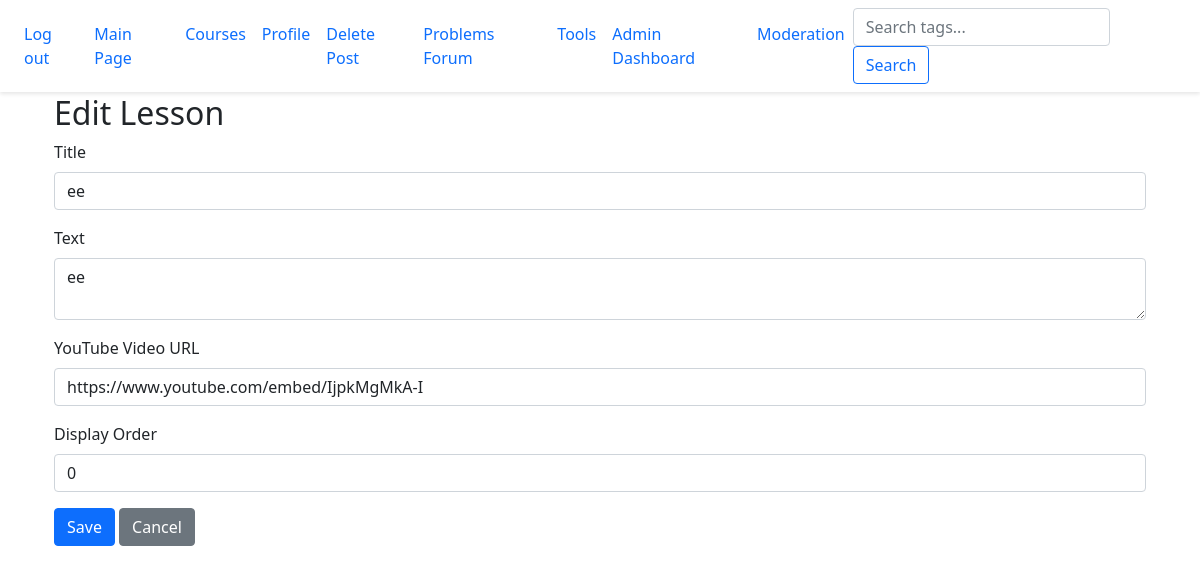
Before: /admin/edit_lesson/2 (signed in) with the older database file.
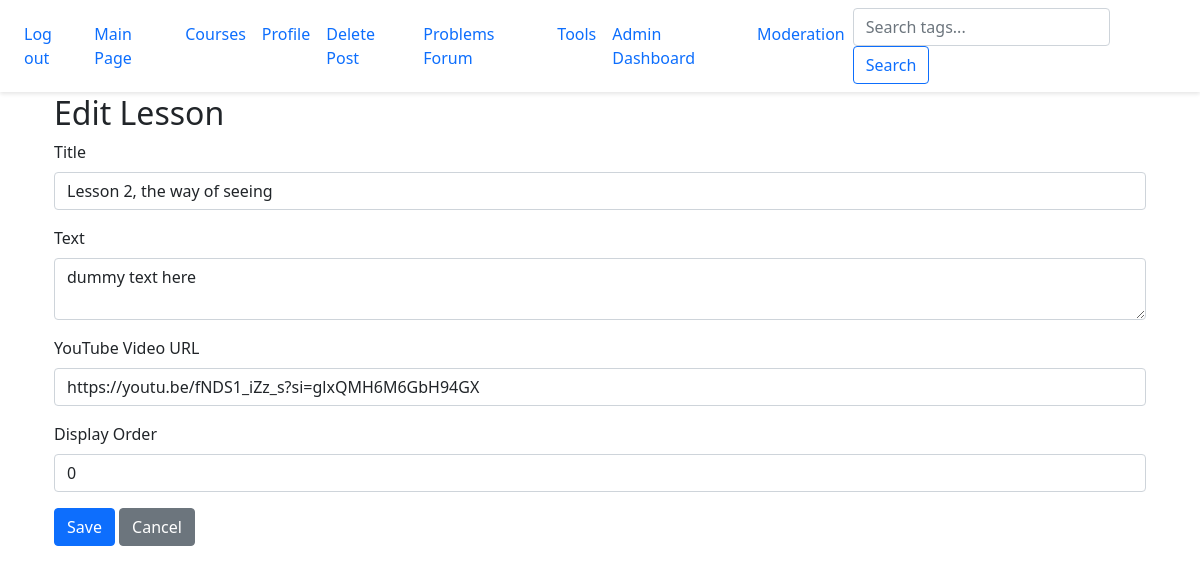
After: the same page with the newer database file.
### website/models.py (models this page shows)
class CourseContent(db.Model):
    id = db.Column(db.Integer, primary_key=True)
    course_id = db.Column(db.Integer, db.ForeignKey('course.id'), nullable=False)
    title = db.Column(db.String(100), nullable=False)
    text = db.Column(db.Text)  # description, notes, etc.
    video_url = db.Column(db.String(300))  # YouTube video link
    order = db.Column(db.Integer)  # order the contents like Lesson 1, Lesson 2...
    course = db.relationship('Course', backref=db.backref('contents', lazy=True, cascade="all, delete"))

### website/admin.py (the view, shortened to what this page needs)
@admin.route('/edit_lesson/<int:lesson_id>', methods=['GET', 'POST'])
@login_required
@admin_required
def edit_lesson(lesson_id):
    lesson = CourseContent.query.get_or_404(lesson_id)
    return render_template('admin/edit_lesson.html', lesson=lesson)

### website/__init__.py (called while the page is built)
def create_app():
    app = Flask(__name__)
    app.config['SECRET_KEY'] = 'touplis' #secret key for dev only
    app.config['SQLALCHEMY_DATABASE_URI'] = f'sqlite:///{DB_NAME}'
    db.init_app(app)
    migrate.init_app(app, db)
    from .views import views
    from .auth import auth
    from .admin import admin
    app.register_blueprint(views, url_prefix='/')
    app.register_blueprint(auth, url_prefix='/')
    app.register_blueprint(admin)
    from .models import User, Posts, Course
    login_manager = LoginManager()
    login_manager.login_view = 'auth.login'
    login_manager.init_app(app)
    @login_manager.user_loader
    def load_user(id):
        return User.query.get(int(id))
    @app.context_processor
    def inject_user():
        return dict(user=current_user)
    create_database(app)
    return app

### website/admin.py (called while the page is built)
def admin_required(f):
    @wraps(f)
    def decorated_function(*args, **kwargs):
        if not current_user.is_authenticated or not getattr(current_user, "is_admin", False):
            abort(403)
        return f(*args, **kwargs)
    return decorated_function

### website/templates/admin/edit_lesson.html
{% extends 'base.html' %}
{% block content %}
<div class="container mt-4">
    <h2>Edit Lesson</h2>
    <form method="POST">
        <div class="mb-3">
            <label class="form-label">Title</label>
            <input name="title" class="form-control" value="{{ lesson.title }}">
        </div>
        <div class="mb-3">
            <label class="form-label">Text</label>
            <textarea name="text" class="form-control">{{ lesson.text }}</textarea>
        </div>
        <div class="mb-3">
            <label class="form-label">YouTube Video URL</label>
            <input name="video_url" class="form-control" value="{{ lesson.video_url }}">
        </div>
        <div class="mb-3">
            <label for="order" class="form-label">Display Order</label>
            <input type="number" class="form-control" name="order" value="0">
        </div>
        <button type="submit" class="btn btn-primary">Save</button>
        <a href="{{ url_for('views.course_detail', course_id=lesson.course_id) }}" class="btn btn-secondary">Cancel</a>
    </form>
</div>
{% endblock %}

Changed rows visible on the page:
changed CourseContent: title "ee" → "Lesson 2, the way of seeing"; text "ee" → "dummy text here"; video_url "https://www.youtube.com/embed/IjpkMgMkA-I" → "https://youtu.be/fNDS1_iZz_s?si=glxQMH6M6GbH94GX"
